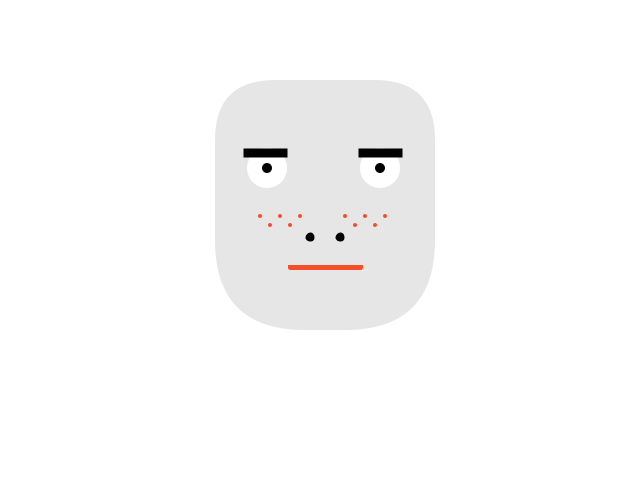
Frame 1 (no input)
Frame 60 (the mouse pressed at the canvas centre just before this capture): identical to frame 1, image omitted
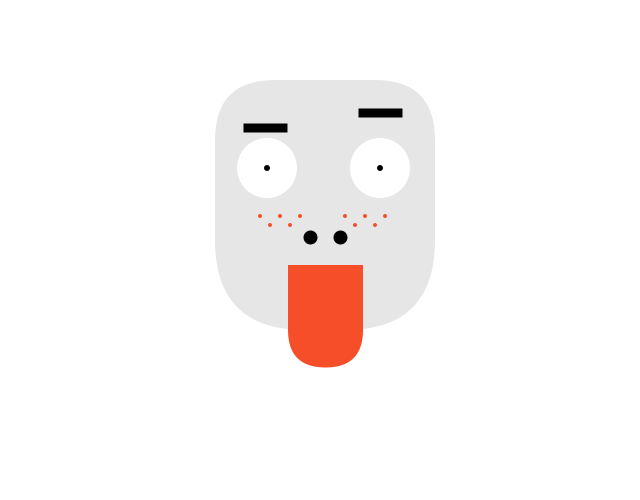
Frame 120 (the mouse held since frame 60 and released just before this capture)

The Processing sketch that drew these frames (run headless with seeded random() and noise(); from frame 60 on, the mouse is pressed at the canvas centre):

// Processing sketch: processing_87795
// ── processing_87795.pde

void setup() {
  size(640, 500);
  smooth();
}

void draw() {
  background(255);  
  smooth();

  //face
  fill(230);
  noStroke();
  rect(215, 80, 220, 250, 60, 60, 90, 90);

  //eye
  strokeWeight(4);
  fill(255);
  float a = map(mouseX, 0, width, 40, 80);
  ellipse(267, 168, a, a);
  ellipse(380, 168, a, a);
  //pupil
  fill(0);
  float b = map(mouseX, 0, width, 10, 2);
  ellipse(267, 168, b, b);
  ellipse(380, 168, b, b);

  //eye brow
  stroke(0);
  float c = map(mouseX, 0, width, 150, 100);
  float d = map(mouseX, 0, width, 150, 70);
  rect(245, c, 40, 5);
  rect(360, d, 40, 5);

  //nose
  fill(0);
  float e = map(mouseX, 0, width, 5, 15);
  ellipse(310, 237, e, e);
  ellipse(340, 237, e, e);

  //frackels
  noStroke();
  fill(246, 78, 41);
  //right
  ellipse(345, 216, 4, 4);
  ellipse(355, 225, 4, 4);
  ellipse(365, 216, 4, 4);
  ellipse(375, 225, 4, 4);
  ellipse(385, 216, 4, 4);
  //left
  ellipse(300, 216, 4, 4);
  ellipse(290, 225, 4, 4);
  ellipse(280, 216, 4, 4);
  ellipse(270, 225, 4, 4);
  ellipse(260, 216, 4, 4);

  //mouth
  fill(246, 78, 41);
  float f = map(mouseX, 0, width, 5, 200);
  rect(288, 265, 75, f, 0, 0, 50, 50);
}
